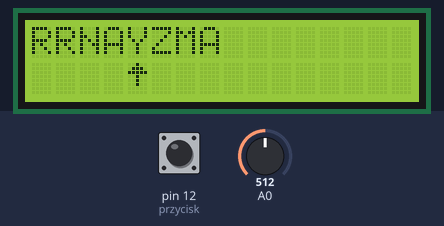
A sketch run on a simulated Arduino Uno, built with avr-gcc and run on an emulated ATmega328P. Parts: 16×2 character LCD. Inputs (shaded band) come from the test bench; at power-on: A0 = 512, pin 12 (przycisk) HIGH. Random numbers use the default seed unless the sketch sets one.

Above: at 4.2 s.
4.3 s: A0 set to 716
At 4.52 s:
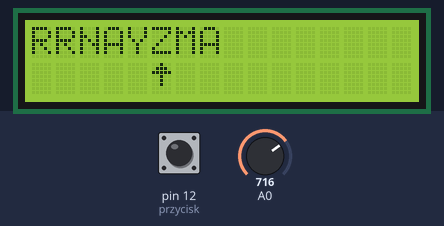
7.0 s: A0 set to 900
At 7.53 s:
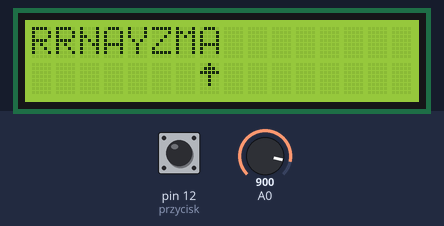
8.5 s: A0 set to 511
At 8.78 s:
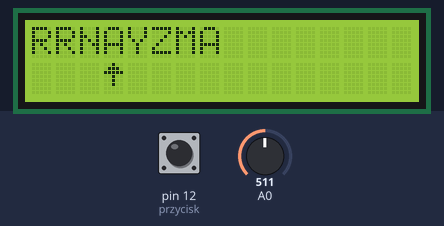
Timing chart, 0 to 11.5 s (numbered marks = the images above; inputs shaded):
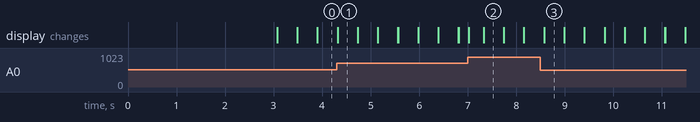

The sketch:

Word_game.ino
```cpp
#include <LiquidCrystal.h> //Dołączenie bilbioteki
LiquidCrystal lcd(2, 3, 4, 5, 6, 7); //Informacja o podłączeniu nowego wyświetlacza
#define przycisk 12

int odczytPotencjometru {0};
int wybor {0};
int wybor_prev {0};

int stan {0};

String slowa[] = {
  "MARYNARZ", "LOKATOR", "GENERATOR", "SKLEPIK",
  "POJAZD", "MAKARON", "FRYTKI", "PIZZA",
  "PORCELANA", "APETYT", "MARATON", "KOLEGA",
  "MONITOR", "ANALIZA", "HARMONOGRAM", "WATAHA",
  "ROWER", "POGODA", "KLAUN", "KARAT", "KOALICJA"
  };

int wybrane[12] = {};

String slowo;
String pomieszany;
int numerSlowa {-1};

byte strzalka[8] = {
  B00100,
  B01110,
  B11111,
  B00100,
  B00100,
  B00100,
  B00000,
  B00000,
};


void zamienLitery (int index1, int index2) {
  char temp = pomieszany[index1];
  pomieszany[index1] = pomieszany[index2];
  pomieszany[index2] = temp;
  //lcd.setCursor(0, 0);
  //lcd.print(pomieszany);
}

String wybierzSlowo () {
  int iloscSlow = sizeof(slowa)/sizeof(String);
  Serial.println(iloscSlow);
  int indexSlowa = random(iloscSlow);
  return slowa[indexSlowa];
}

String podajNastepne () {
  numerSlowa++;
  return slowa[numerSlowa];
}

String pomieszaj () {
  pomieszany = slowo;
  int dlugosc = pomieszany.length();
  for (int i = 0; i < dlugosc; i++) {
    int losowyIndex = random(dlugosc);
    char temp = pomieszany[i];
    pomieszany[i] = pomieszany[losowyIndex];
    pomieszany[losowyIndex] = temp;
  }
  //lcd.print(pomieszany);
  return(pomieszany);
}

void odNowa () {
  lcd.clear();
  slowo = wybierzSlowo();
  pomieszaj();
}


void setup() {
  pinMode(przycisk, INPUT_PULLUP);
  lcd.begin(16, 2); //Deklaracja typu
  lcd.createChar(0, strzalka);
  lcd.setCursor(0, 0); //Ustawienie kursora
  lcd.print("Zapraszam"); //Wyświetlenie tekstu
  lcd.setCursor(0, 1); //Ustawienie kursora
  lcd.print("do super gry!"); //Wyświetlenie tekstu
  delay(3000);
  lcd.clear();
  Serial.begin(1200);
}

void loop() {
  switch (stan) {
    case 0:
      //slowo = wybierzSlowo();
      slowo = podajNastepne();
      pomieszany = pomieszaj();
      lcd.setCursor(0, 0);
      lcd.print(pomieszany);
      stan++;
      break;

    case 1:
      lcd.setCursor(0, 0);
      lcd.print(pomieszany);
      wybor_prev = map(analogRead(A0), 0, 1024, 0, slowo.length());
      lcd.setCursor(wybor_prev, 1);
      lcd.write(byte(0));
      delay(100);
      lcd.clear();
      if (digitalRead(przycisk) == LOW) {
        delay(200);
        if (digitalRead(przycisk) == HIGH) {
          stan++;
        }
      }
      break;

    case 2:
      lcd.setCursor(0, 0);
      lcd.print(pomieszany);
      wybor = map(analogRead(A0), 0, 1024, 0, slowo.length());
      lcd.setCursor(wybor, 1);
      lcd.write(byte(0));
      delay(100);
      lcd.clear();
      if (digitalRead(przycisk) == LOW) {
        delay(200);
        if (digitalRead(przycisk) == HIGH) {
          stan++;
        }
      }
      break;

    case 3:
      lcd.setCursor(0, 0);
      lcd.print(pomieszany);
      zamienLitery(wybor_prev, wybor);
      stan++;
      break;

    case 4:
      if (pomieszany == slowo) {
        lcd.clear();
        lcd.setCursor(0, 0);
        lcd.print(pomieszany);
        lcd.setCursor(0, 1);
        lcd.print("WYGRANKO!");
        delay(3000);
        stan = 0;
        break;
        }
      else {
        stan = 1;
        break;
      }
    default:
      lcd.setCursor(0, 0);
      lcd.print(pomieszany);
  }
}
```

Measured:
- what the display in image 1 shows lasts 0.4 s, from 4.3 s to 4.7 s
